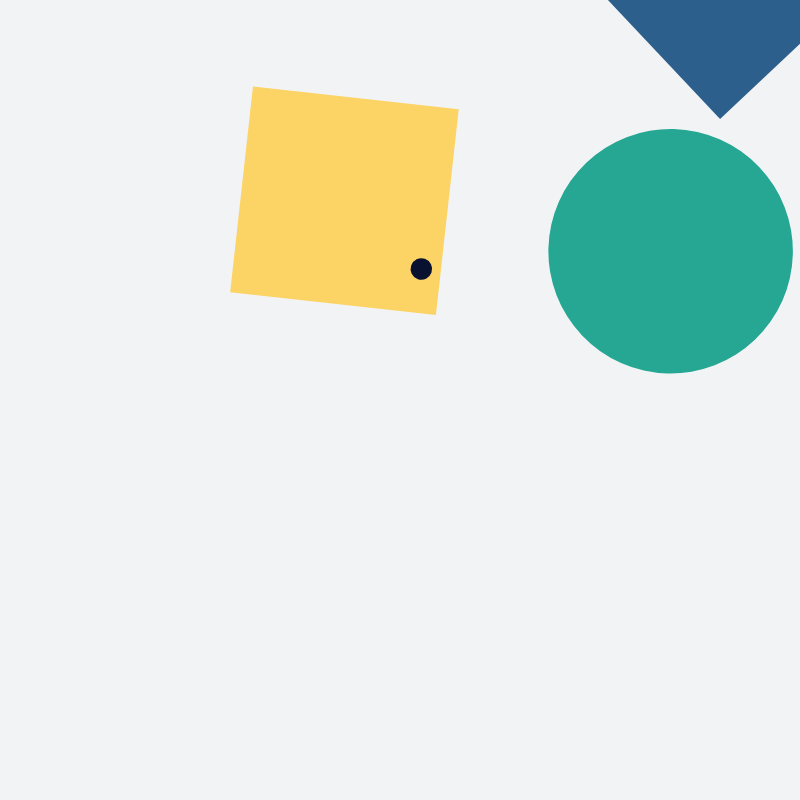
Frame 1 (no input)
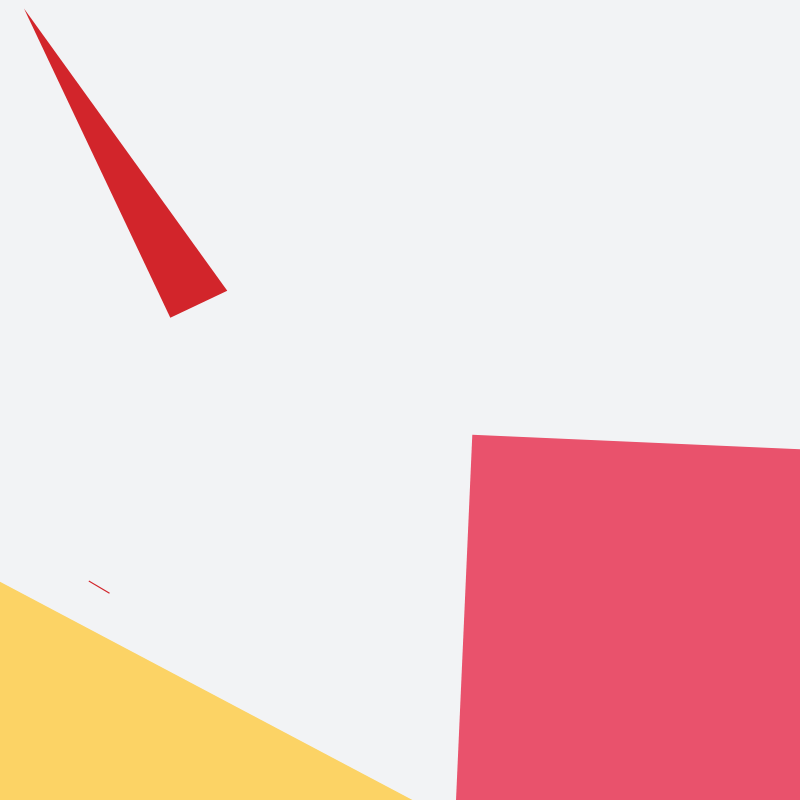
Frame 2 (the mouse pressed at the canvas centre, redrawn once)

The p5.js sketch that drew these frames (run headless with seeded random() and noise() and a simulated clock; the mouse was pressed at the canvas centre and the sketch redrawn once):

// p5.js sketch
// ── sketch.js
let R = (a = 1) => Math.random() * a;

const palette = ["#F2F3F5", "#081130", "#D5435C", "#E9526C", "#FCD365", "#25A793", "#D2252B", "#2C5F8C", "#E77E2E"]


function draw_square([x, y], w, h, c) {
    noStroke();
    fill(c);
    rect((x + 1) * width / 2, (y + 1) * width / 2, w, h);
}

function draw_circle([x, y], r, c) {
    noStroke();
    fill(c);
    circle((x + 1) * width / 2, (y + 1) * width / 2, r / 2);
}

function draw_arc([x, y], r, c) {
    noStroke();
    fill(c);
    arc((x + 1) * width / 2, (y + 1) * width / 2, r, r, PI, TWO_PI);
}

function draw_triangle([x1, y1], [x2, y2], [x3, y3], c) {
    noStroke();
    fill(c);
    triangle(x1, y1, x2, y2, x3, y3);
}

function draw_rect() {

}


function setup() {
    createCanvas(800, 800);
    noLoop();

}

function draw() {
    background(palette[0]);
    let shapes = Math.floor(random(6, (30)));
    let angle = (R(1))
    let willRotate = random([true, false]);
    for (let i = 0; i < shapes; i++) {
        let p = [random(-1, 1), random(-1, 1)];
        let size = Math.floor(R(500));
        let color = Math.floor(random(1, 9));
        if (willRotate) {
            rotate(angle);
            rotate(angle);
            rotate(angle);
        }

        let selectedShape = Math.floor(R(6));
        switch (selectedShape) {
            case 1:
                draw_circle(p, size, palette[color]);
                break;
            case 2:
                draw_square(p, size, size, palette[color]);
                break;
            case 3:
                draw_square(p, size * 2, size, palette[color]);
                break;
            case 4:
                draw_square(p, size * 2, size / 10, palette[color]);
                break;
            case 5:
                draw_triangle([18, 18], [18, 360], [81, 360], palette[color]);
                break;
            case 6:
                draw_arc(p, size, palette[color]);
                break;
            default:
                draw_circle(p, size, palette[color]);
                break;
        }
    }
}
